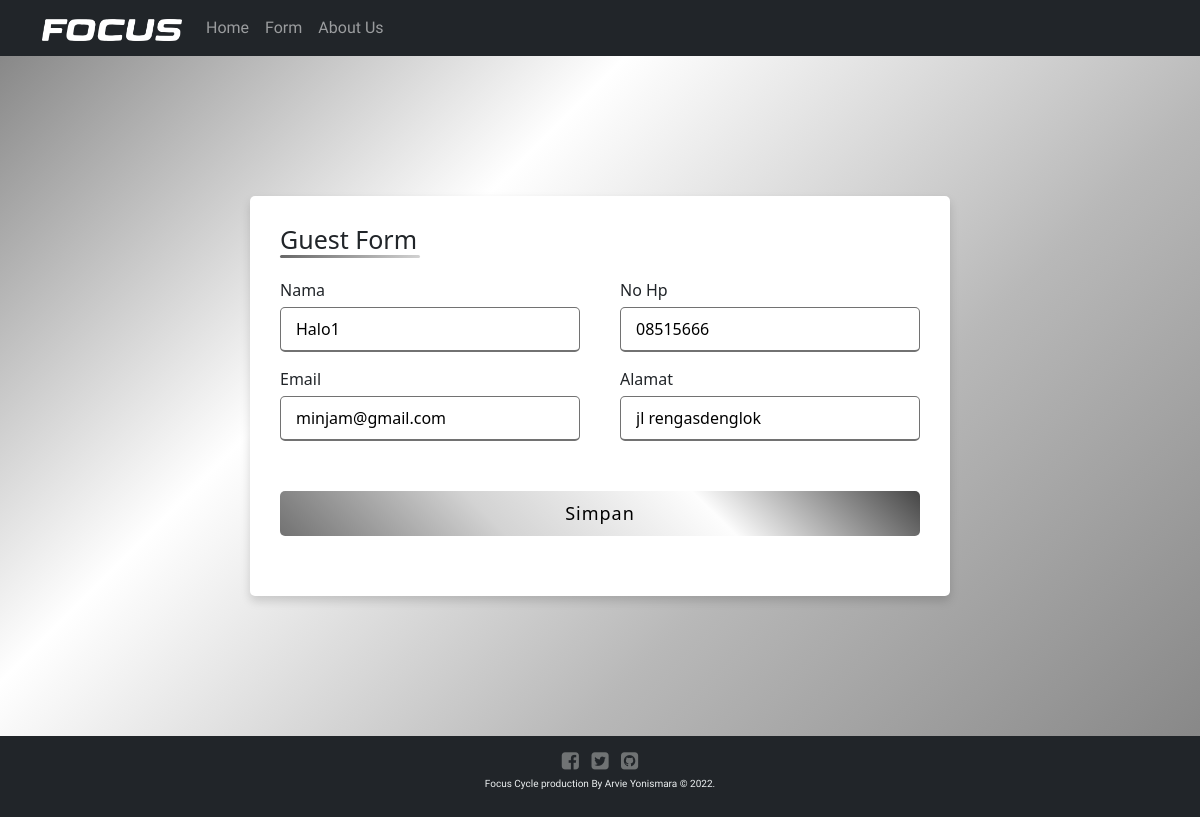
The page /edit.php?id=3 on the database its author committed.
### tables this page shows
CREATE TABLE `crud` (
  `id` int(11) NOT NULL,
  `nama` varchar(50) NOT NULL,
  `no_hp` varchar(15) NOT NULL,
  `email` varchar(25) NOT NULL,
  `alamat` text NOT NULL
);

### edit.php (the view, shortened to what this page needs)
<!DOCTYPE html>
<html lang="en">
<head>
	<link href="https://cdn.jsdelivr.net/npm/bootstrap@5.1.3/dist/css/bootstrap.min.css" rel="stylesheet"
>
	<link rel="stylesheet" href="crud.css">
</head>
<body>
	<?php
        require_once("connector.php");
        $id = $_GET['id'];
        $query = mysqli_query($conn, "SELECT * FROM crud WHERE id = $id");
        $namaEdit = '';
        $nohpEdit = '';
        $emailEdit = '';
        $alamatEdit = '';
        while($data = mysqli_fetch_array($query)){
            $namaEdit = $data['nama'];
            $nohpEdit = $data['no_hp'];
            $emailEdit = $data['email'];
            $alamatEdit = $data['alamat'];
        }
    ?>
	<nav class="navbar navbar-expand-lg navbar-dark bg-dark">
		<div class="container">
			<a class="navbar-brand" href="#">
				<img src="img/focus.png" width="140">
			</a>
			<div class="collapse navbar-collapse" id="navbarNavAltMarkup">
				<div class="navbar-nav">
					<a class="nav-link" href="index.php">Home</a>
					<a class="nav-link" href="tambah.php">Form</a>
					<a class="nav-link" href="about.html">About Us</a>
				</div>
			</div>
		</div>
	</nav>
	<div class="container3">
		<div class="container4">
			<div class="title">Guest Form</div>
			<div class="content">
				<form action="edit.php" method="POST">
					<div class="user-details">
						<div class="input-box">
							<span class="details">Nama</span>
							<input type="text" name="nama" placeholder="Enter your name" required value="<?php echo $namaEdit ?>">
						</div>
						<div class="input-box">
							<span class="details">No Hp</span>
							<input type="number" name="no_hp" placeholder="Enter your phone number" required  value="<?php echo $nohpEdit ?>">
						</div>
						<div class="input-box">
							<span class="details">Email</span>
							<input type="text" name="email" placeholder="Enter your Email" required value="<?php echo $emailEdit ?>">
						</div>
						<div class="input-box">
							<span class="details">Alamat</span>
							<input type="text" name="alamat" placeholder="Enter your Address" required value="<?php echo $alamatEdit ?>">
						</div>
					</div>
					<div class="button2">
						<input type="submit" name="submit" value="Simpan">
					</div>
				</form>
			</div>
		</div>
	</div>
	<div class="footer">
		<a href="#">
			<i class="fa fa-facebook-square fa-2x"></i>
		</a>
		<a href="#">
			<i class="fa fa-twitter-square fa-2x"></i>
		</a>
		<a href="#" target="_blank">
			<i class="fa fa-github-square fa-2x"></i>
		</a>
		<p>Focus Cycle production By Arvie Yonismara &copy; 2022.</p>
	</div>
</body>
</html>

### crud.css (style rules this page uses)
html { position: relative; min-height: 100%; }
.navbar { font-family: 'Dela Gothic One', cursive; }
.container3 { height: 85vh; display: flex; justify-content: center; align-items: center; padding: 10px; background: linear-gradient(135deg, #888888, #fff, #b8b8b8, #888888); }
.container4 { max-width: 700px; width: 100%; background-color: #fff; padding: 25px 30px; border-radius: 5px; box-shadow: 0 5px 10px rgba(0, 0, 0, 0.15); }
.container4 .title { font-size: 25px; font-weight: 500; position: relative; }
.container4 .title::before { content: ""; position: absolute; left: 0; bottom: 0; height: 3px; width: 140px; border-radius: 5px; background: linear-gradient(135deg, #666666, #d3d3d3); }
.content form .user-details { display: flex; flex-wrap: wrap; justify-content: space-between; margin: 20px 0 12px 0; }
form .user-details .input-box { margin-bottom: 15px; width: calc(100% / 2 - 20px); }
form .input-box span.details { display: block; font-weight: 500; margin-bottom: 5px; }
.user-details .input-box input { height: 45px; width: 100%; outline: none; font-size: 16px; border-radius: 5px; padding-left: 15px; border: 1px solid #ccc; border-bottom-width: 2px; transition: all 0.3s ease; }
.user-details .input-box input:focus, .user-details .input-box input:valid { border-color: #727272; }
form .button2 { height: 45px; margin: 35px 0 }
form .button2 input { height: 100%; width: 100%; border-radius: 5px; border: none; color: black; font-size: 18px; font-weight: 500; letter-spacing: 1px; cursor: pointer; transition: all 0.3s ease; background: linear-gradient(-135deg, rgb(70, 70, 70), #fdfdfd, #d3d3d3, #727272); }
.footer { background-color: #212529; color: #ecf0f1; font-family: 'Dela Gothic One', cursive; text-align: center; font-size: 10px; padding: 10px; }
.footer a { text-decoration: none; color: #707374; }
.fa { padding: 5px; }

### rows shown on the page
crud: nama "Halo1", no_hp "08515666", email "minjam@gmail.com", alamat "jl rengasdenglok"
